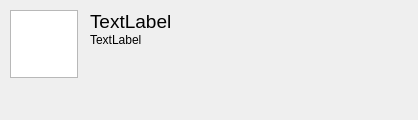
<?xml version="1.0" encoding="UTF-8"?>
<ui version="4.0">
 <class>NightMessage</class>
 <widget class="QDialog" name="NightMessage">
  <property name="geometry">
   <rect>
    <x>0</x>
    <y>0</y>
    <width>418</width>
    <height>120</height>
   </rect>
  </property>
  <property name="windowTitle">
   <string>Night Notes</string>
  </property>
  <property name="windowIcon">
   <iconset resource="NightNoteRes.qrc">
    <normaloff>:/images/icon256.png</normaloff>:/images/icon256.png</iconset>
  </property>
  <widget class="QDialogButtonBox" name="buttonBox">
   <property name="geometry">
    <rect>
     <x>10</x>
     <y>85</y>
     <width>401</width>
     <height>32</height>
    </rect>
   </property>
   <property name="font">
    <font>
     <weight>75</weight>
     <bold>true</bold>
    </font>
   </property>
   <property name="orientation">
    <enum>Qt::Horizontal</enum>
   </property>
   <property name="standardButtons">
    <set>QDialogButtonBox::NoButton</set>
   </property>
  </widget>
  <widget class="QGraphicsView" name="graphicsView">
   <property name="geometry">
    <rect>
     <x>10</x>
     <y>10</y>
     <width>68</width>
     <height>68</height>
    </rect>
   </property>
  </widget>
  <widget class="QLabel" name="labelTitle">
   <property name="geometry">
    <rect>
     <x>90</x>
     <y>10</y>
     <width>321</width>
     <height>21</height>
    </rect>
   </property>
   <property name="font">
    <font>
     <family>Arial</family>
     <pointsize>14</pointsize>
     <weight>50</weight>
     <bold>false</bold>
    </font>
   </property>
   <property name="text">
    <string>TextLabel</string>
   </property>
   <property name="alignment">
    <set>Qt::AlignLeading|Qt::AlignLeft|Qt::AlignTop</set>
   </property>
   <property name="margin">
    <number>3</number>
   </property>
  </widget>
  <widget class="QLabel" name="labelText">
   <property name="geometry">
    <rect>
     <x>90</x>
     <y>33</y>
     <width>320</width>
     <height>51</height>
    </rect>
   </property>
   <property name="minimumSize">
    <size>
     <width>320</width>
     <height>0</height>
    </size>
   </property>
   <property name="text">
    <string>TextLabel</string>
   </property>
   <property name="alignment">
    <set>Qt::AlignLeading|Qt::AlignLeft|Qt::AlignTop</set>
   </property>
   <property name="wordWrap">
    <bool>true</bool>
   </property>
   <property name="margin">
    <number>3</number>
   </property>
   <property name="indent">
    <number>-1</number>
   </property>
   <property name="openExternalLinks">
    <bool>true</bool>
   </property>
  </widget>
  <action name="actionYes">
   <property name="text">
    <string>Yes</string>
   </property>
   <property name="toolTip">
    <string>Yes</string>
   </property>
   <property name="shortcut">
    <string>Y</string>
   </property>
  </action>
 </widget>
 <resources>
  <include location="NightNoteRes.qrc"/>
 </resources>
 <connections>
  <connection>
   <sender>buttonBox</sender>
   <signal>accepted()</signal>
   <receiver>NightMessage</receiver>
   <slot>accept()</slot>
   <hints>
    <hint type="sourcelabel">
     <x>248</x>
     <y>254</y>
    </hint>
    <hint type="destinationlabel">
     <x>157</x>
     <y>274</y>
    </hint>
   </hints>
  </connection>
  <connection>
   <sender>buttonBox</sender>
   <signal>rejected()</signal>
   <receiver>NightMessage</receiver>
   <slot>reject()</slot>
   <hints>
    <hint type="sourcelabel">
     <x>316</x>
     <y>260</y>
    </hint>
    <hint type="destinationlabel">
     <x>286</x>
     <y>274</y>
    </hint>
   </hints>
  </connection>
 </connections>
</ui>
